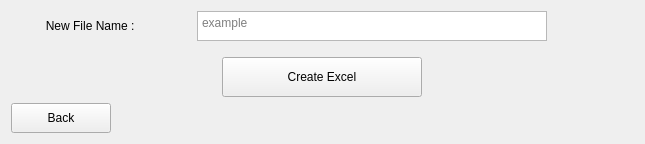
        <widget class="QWidget" name="CreateAssembledExcelPage">
         <layout class="QVBoxLayout" name="verticalLayout_22">
          <item>
           <layout class="QVBoxLayout" name="verticalLayout_21">
            <item>
             <layout class="QHBoxLayout" name="horizontalLayout_3">
              <property name="rightMargin">
               <number>87</number>
              </property>
              <item alignment="Qt::AlignRight|Qt::AlignBottom">
               <widget class="QLabel" name="label_11">
                <property name="minimumSize">
                 <size>
                  <width>180</width>
                  <height>30</height>
                 </size>
                </property>
                <property name="maximumSize">
                 <size>
                  <width>180</width>
                  <height>30</height>
                 </size>
                </property>
                <property name="text">
                 <string>New File Name :                 </string>
                </property>
                <property name="alignment">
                 <set>Qt::AlignRight|Qt::AlignTrailing|Qt::AlignVCenter</set>
                </property>
               </widget>
              </item>
              <item alignment="Qt::AlignLeft|Qt::AlignBottom">
               <widget class="QPlainTextEdit" name="newFileNameTextEdit2">
                <property name="sizePolicy">
                 <sizepolicy hsizetype="Minimum" vsizetype="Minimum">
                  <horstretch>0</horstretch>
                  <verstretch>0</verstretch>
                 </sizepolicy>
                </property>
                <property name="minimumSize">
                 <size>
                  <width>350</width>
                  <height>30</height>
                 </size>
                </property>
                <property name="maximumSize">
                 <size>
                  <width>350</width>
                  <height>30</height>
                 </size>
                </property>
                <property name="placeholderText">
                 <string>example</string>
                </property>
               </widget>
              </item>
             </layout>
            </item>
            <item>
             <layout class="QVBoxLayout" name="verticalLayout_23">
              <property name="topMargin">
               <number>10</number>
              </property>
              <item alignment="Qt::AlignHCenter|Qt::AlignTop">
               <widget class="QPushButton" name="createFileButton2">
                <property name="sizePolicy">
                 <sizepolicy hsizetype="Minimum" vsizetype="Minimum">
                  <horstretch>0</horstretch>
                  <verstretch>0</verstretch>
                 </sizepolicy>
                </property>
                <property name="minimumSize">
                 <size>
                  <width>200</width>
                  <height>40</height>
                 </size>
                </property>
                <property name="maximumSize">
                 <size>
                  <width>200</width>
                  <height>40</height>
                 </size>
                </property>
                <property name="text">
                 <string>Create Excel</string>
                </property>
               </widget>
              </item>
              <item alignment="Qt::AlignLeft|Qt::AlignBottom">
               <widget class="QPushButton" name="backButton7">
                <property name="sizePolicy">
                 <sizepolicy hsizetype="Minimum" vsizetype="Minimum">
                  <horstretch>0</horstretch>
                  <verstretch>0</verstretch>
                 </sizepolicy>
                </property>
                <property name="minimumSize">
                 <size>
                  <width>100</width>
                  <height>30</height>
                 </size>
                </property>
                <property name="maximumSize">
                 <size>
                  <width>100</width>
                  <height>30</height>
                 </size>
                </property>
                <property name="text">
                 <string>Back</string>
                </property>
               </widget>
              </item>
             </layout>
            </item>
           </layout>
          </item>
         </layout>
        </widget>
